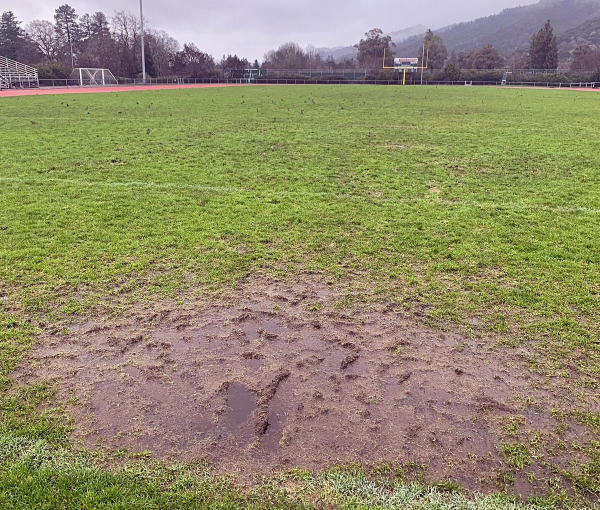
#> input picture field.jpg, 1200 x 1020 px, given in place of MC.jpg, which was not available (shown at 1/2 size)
$ python photoText.py
#> lines starting #> are read from the running program, lines starting #| are printed output that depends on the picture; after the words box and inside, x2 and y2 are one past the last pixel; in counts of white or black regions, pixels touching at a corner belong together; pictures that were not available may be replaced by others from this repository, and a replacement may not be noted
import sys
import math
import time
import cv2
import numpy as np
import matplotlib.pyplot as plt

WHITE = (255,255,255)
BLACK = (0,0,0)
RED = (255,0,0)
GREEN = (0,255,0)
BLUE = (0,0,255)
YELLOw = (255,255,0)
MAGENTA = (255,0,255)
CYAN = (0,255,255)

def genGaussianKernel(width, sigma):
    # define your 2d kernel here
#> called with width = 11, sigma = 3
    base_kernel = np.empty((width,width))
    # Gaussian Kernel 2D (G(x,y)) = e^(-(x^2 + y^2) / 2*signma^2) / 2*pi()*sigma^2
    sigma_sqr = sigma**2
    G_coe = 1 / (2*math.pi*sigma_sqr)
    G_e_coe = 2*sigma_sqr
    center = width//2  #round down as index starts @0

    for i in range(width):
      for j in range (width):
        power = - ((i - center)**2 + (j - center)**2) / G_e_coe
        base_kernel[i,j] = G_coe * (math.e ** power)

    base_kernel_sum = np.sum(base_kernel)
    kernel_2d = base_kernel / base_kernel_sum
    return kernel_2d

def editImg(imgFile, filtered = False):
  img = cv2.imread(imgFile, cv2.IMREAD_ANYCOLOR)

  height, width, depth = img.shape

  pass

kernel = genGaussianKernel(11,3)

img_ac = "Armored Cock.jpg"
img_mc = "MC.jpg"

#img = cv2.imread(img_ac, cv2.IMREAD_GRAYSCALE)
img = cv2.imread(img_mc, cv2.IMREAD_ANYCOLOR)
#> img is the input picture: shape (1020, 1200, 3); mean B, G, R 106.5, 139.2, 145.8

img_y, img_x, img_c = img.shape
#> img_y = 1020; img_x = 1200; img_c = 3

textFont = cv2.FONT_HERSHEY_DUPLEX
textScale = 0.5e-3 * min(img_y, img_x)
#> textScale = 0.51
#textThick = math.ceil(1e-3 * min(img_y, img_x))
textThick = 1
textLine = cv2.LINE_AA #line_4 : 2px, solid , line_aa : 3px, solid mid, blur sides ; line_8 : 1 px solid

recStart = (0, img_y)
#> recStart = (0, 1020)

"""Normal"""
#currentDateTime = time.ctime()
currentTime = time.strftime("%H:%M:%S")

dateLoc = (int(0.005*img_x), int(0.99*img_y))
#> dateLoc = (6, 1009)
recDateEnd = (int(0.05*img_x), int(0.97*img_y))
#> recDateEnd = (60, 989)

cv2.rectangle(img, recStart, recDateEnd, BLACK, -1)
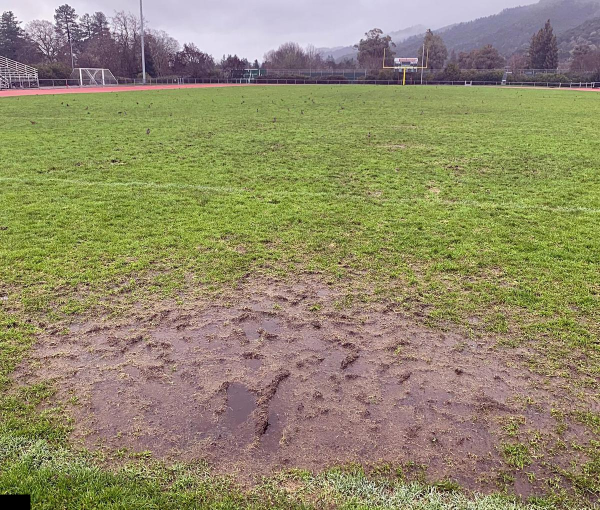
#> img: shape (1020, 1200, 3) (shown at 1/2 size); 0.15% of pixels changed, all inside (x1, y1, x2, y2) = (0, 989, 61, 1020)
cv2.putText(img, currentTime, dateLoc, textFont, textScale, WHITE, textThick, textLine)
#> img: shape (1020, 1200, 3); 0.04% of pixels changed, all inside (x1, y1, x2, y2) = (8, 997, 79, 1011)

"""Filter: Gaussian Blur"""
kernel = genGaussianKernel(11,3)

imgBlur = cv2.filter2D(img, -1, kernel)
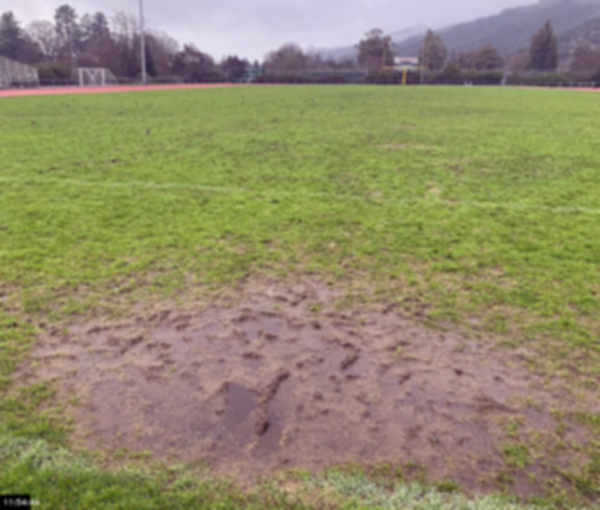
#> imgBlur: shape (1020, 1200, 3) (shown at 1/2 size); mean B, G, R 106.4, 139.1, 145.7

filterText = "Gaussian Blur (11x11, 3)"
filterLoc = (int(0.005*img_x), int(0.97*img_y))
#> filterLoc = (6, 989)
#recFilterEnd = (int(0.13*img_x), int(0.95*img_y))

(label_width, label_height), baseline = cv2.getTextSize(filterText, textFont, textScale, textThick)
#> label_width = 211; label_height = 12; baseline = 5
print(label_height)
#| 12
print(label_width)
#| 211

recFilterEnd = (int(label_width + (0.01*img_x)), int(0.95*img_y))

cv2.rectangle(imgBlur, recStart, recFilterEnd, BLACK, -1)
cv2.putText(imgBlur, filterText, filterLoc, textFont, textScale, WHITE, textThick, textLine)
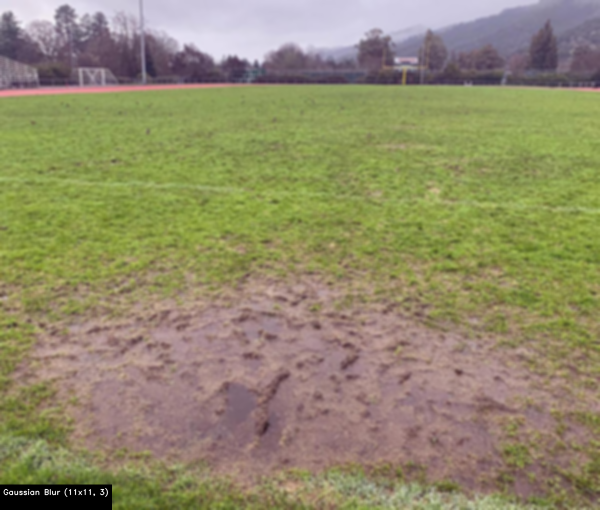
#> imgBlur: shape (1020, 1200, 3) (shown at 1/2 size); mean B, G, R 106.2, 138.4, 145.1
cv2.putText(imgBlur, currentTime, dateLoc, textFont, textScale, WHITE, textThick, textLine)

"""Saving img"""
newName = "testing.jpg"
cv2.imwrite(newName, img)

"""Displaying img"""
plt.figure(1)
plt.imshow(cv2.cvtColor(img, cv2.COLOR_BGR2RGB))
plt.title("Normal")

plt.figure(2)
plt.imshow(cv2.cvtColor(imgBlur, cv2.COLOR_BGR2RGB))
plt.title("Blurred")
plt.axis("off")
plt.show()
